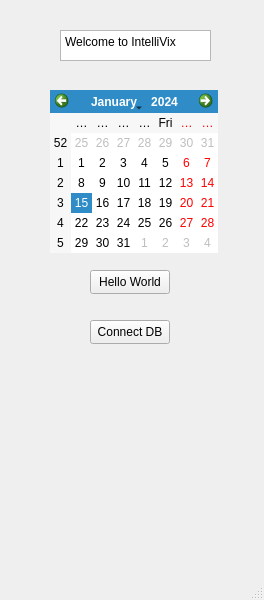
<?xml version="1.0" encoding="UTF-8"?>
<ui version="4.0">
 <class>MainWindow</class>
 <widget class="QMainWindow" name="MainWindow">
  <property name="geometry">
   <rect>
    <x>0</x>
    <y>0</y>
    <width>264</width>
    <height>600</height>
   </rect>
  </property>
  <property name="sizePolicy">
   <sizepolicy hsizetype="Ignored" vsizetype="Ignored">
    <horstretch>0</horstretch>
    <verstretch>0</verstretch>
   </sizepolicy>
  </property>
  <property name="windowTitle">
   <string>MainWindow</string>
  </property>
  <widget class="QWidget" name="centralwidget">
   <widget class="QPushButton" name="pushButton">
    <property name="geometry">
     <rect>
      <x>90</x>
      <y>320</y>
      <width>80</width>
      <height>24</height>
     </rect>
    </property>
    <property name="text">
     <string>Connect DB</string>
    </property>
   </widget>
   <widget class="QTextBrowser" name="textBrowser">
    <property name="geometry">
     <rect>
      <x>60</x>
      <y>30</y>
      <width>151</width>
      <height>31</height>
     </rect>
    </property>
    <property name="html">
     <string>&lt;!DOCTYPE HTML PUBLIC &quot;-//W3C//DTD HTML 4.0//EN&quot; &quot;http://www.w3.org/TR/REC-html40/strict.dtd&quot;&gt;
&lt;html&gt;&lt;head&gt;&lt;meta name=&quot;qrichtext&quot; content=&quot;1&quot; /&gt;&lt;meta charset=&quot;utf-8&quot; /&gt;&lt;style type=&quot;text/css&quot;&gt;
p, li { white-space: pre-wrap; }
hr { height: 1px; border-width: 0; }
li.unchecked::marker { content: &quot;\2610&quot;; }
li.checked::marker { content: &quot;\2612&quot;; }
&lt;/style&gt;&lt;/head&gt;&lt;body style=&quot; font-family:'맑은 고딕'; font-size:9pt; font-weight:400; font-style:normal;&quot;&gt;
&lt;p style=&quot; margin-top:0px; margin-bottom:0px; margin-left:0px; margin-right:0px; -qt-block-indent:0; text-indent:0px;&quot;&gt;Welcome to IntelliVix&lt;/p&gt;&lt;/body&gt;&lt;/html&gt;</string>
    </property>
   </widget>
   <widget class="QCalendarWidget" name="calendarWidget">
    <property name="geometry">
     <rect>
      <x>50</x>
      <y>90</y>
      <width>168</width>
      <height>163</height>
     </rect>
    </property>
   </widget>
   <widget class="QLabel" name="label">
    <property name="geometry">
     <rect>
      <x>30</x>
      <y>350</y>
      <width>201</width>
      <height>211</height>
     </rect>
    </property>
    <property name="text">
     <string/>
    </property>
    <property name="pixmap">
     <pixmap resource="images/intellivix.qrc">:/intellivix_logo.jpg</pixmap>
    </property>
   </widget>
   <widget class="QPushButton" name="pushButton_2">
    <property name="geometry">
     <rect>
      <x>90</x>
      <y>270</y>
      <width>80</width>
      <height>24</height>
     </rect>
    </property>
    <property name="text">
     <string>Hello World</string>
    </property>
   </widget>
  </widget>
  <widget class="QMenuBar" name="menubar">
   <property name="geometry">
    <rect>
     <x>0</x>
     <y>0</y>
     <width>264</width>
     <height>21</height>
    </rect>
   </property>
  </widget>
  <widget class="QStatusBar" name="statusbar"/>
 </widget>
 <resources>
  <include location="images/intellivix.qrc"/>
 </resources>
 <connections/>
</ui>
